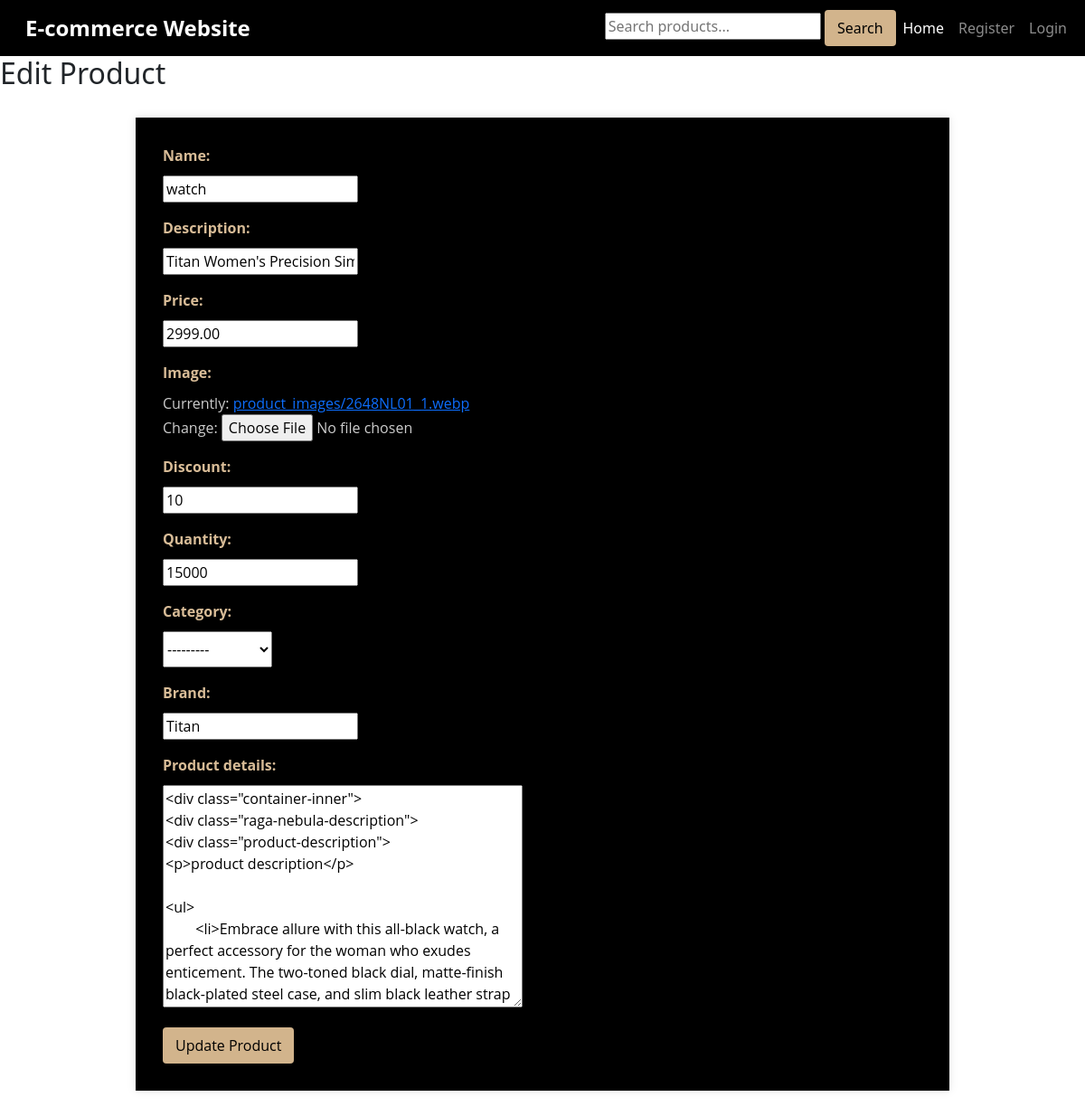
Before: /product/edit/6/ with the older database file.
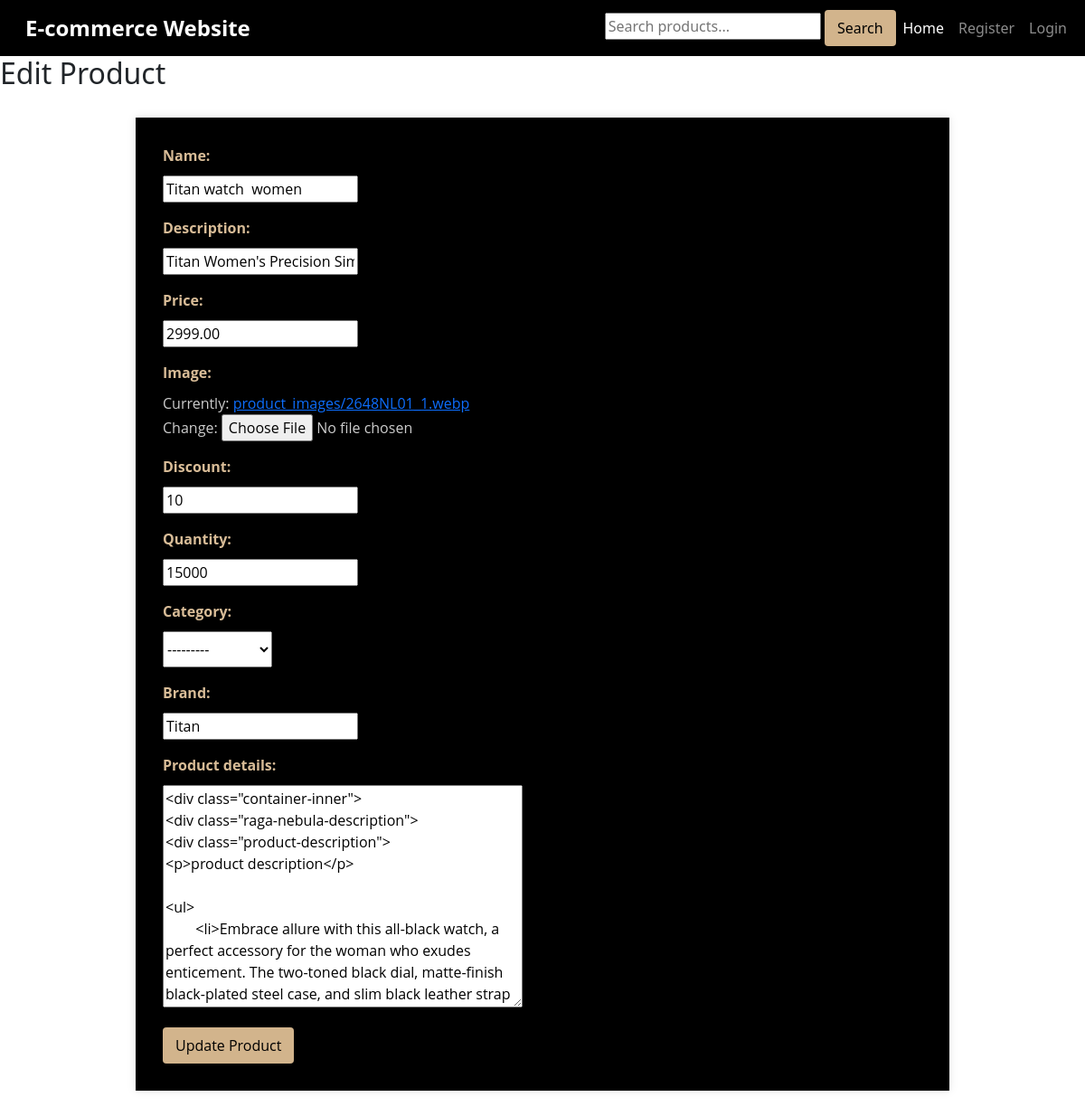
After: the same page with the newer database file.
### Ecommerce/models.py (models this page shows, shortened)
class Product(models.Model):
    name = models.CharField(max_length=255)
    description = models.CharField(max_length=500)
    price = models.DecimalField(max_digits=10, decimal_places=2)
    seller = models.ForeignKey(User, on_delete=models.CASCADE, related_name='products')
    image = models.ImageField(upload_to='product_images')
    discount = models.PositiveIntegerField(validators=[validators.MaxValueValidator(100)])
    quantity = models.PositiveIntegerField(default=0)
    category = models.ForeignKey('Category', on_delete=models.SET_NULL, null=True, blank=True)
    brand = models.CharField(max_length=255, null=True, blank=True)
    rating = models.FloatField(default=0.0)
    created_at = models.DateTimeField(auto_now_add=True)
    Product_details = RichTextField()
    is_top_deal = models.BooleanField(default=False)
    is_top_selling = models.BooleanField(default=False)

class Category(models.Model):
    name = models.CharField(max_length=255)
    description = models.TextField(blank=True)
    image = models.ImageField(upload_to='category_images/', blank=True)
    created_at = models.DateTimeField(auto_now_add=True)
    def __str__(self):
        return self.name

### Ecommerce/views.py (the view)
# urls.py: path('product/edit/<int:product_id>/', views.edit_product, name='edit_product'),
def edit_product(request, product_id):
    product = get_object_or_404(Product, id=product_id)
    if request.method == 'POST':
        form = ProductForm(request.POST, request.FILES, instance=product)
        if form.is_valid():
            form.save()
            user_id = request.session.get('userid')
            if user_id is not None:
                products = Product.objects.filter(seller=user_id)
                return render(request, 'Products/view_added_products.html', {'products': products})
    else:
        form = ProductForm(instance=product)
    return render(request, 'Products/edit_product.html', {'form': form, 'product': product})

### Ecommerce/forms.py
class ProductForm(forms.ModelForm):
    class Meta:
        model = Product
        fields = ['name', 'description', 'price', 'image', 'discount', 'quantity', 'category', 'brand','Product_details']

### Ecommerce/Templates/Products/edit_product.html (shortened to what this page needs)
{% include 'helper/header.html' %}
{% include 'helper/cssfile.html' %}
<h2>Edit Product</h2>
<form class="form" method="post" enctype="multipart/form-data">
    {{ form.as_p }}
    <input type="submit" value="Update Product" class="button">
</form>

Changed rows visible on the page:
changed Product "Titan Women's Precision Simplicity Watch: Black Gradient Dial with Leather Strap": name "watch" → "Titan watch women"
